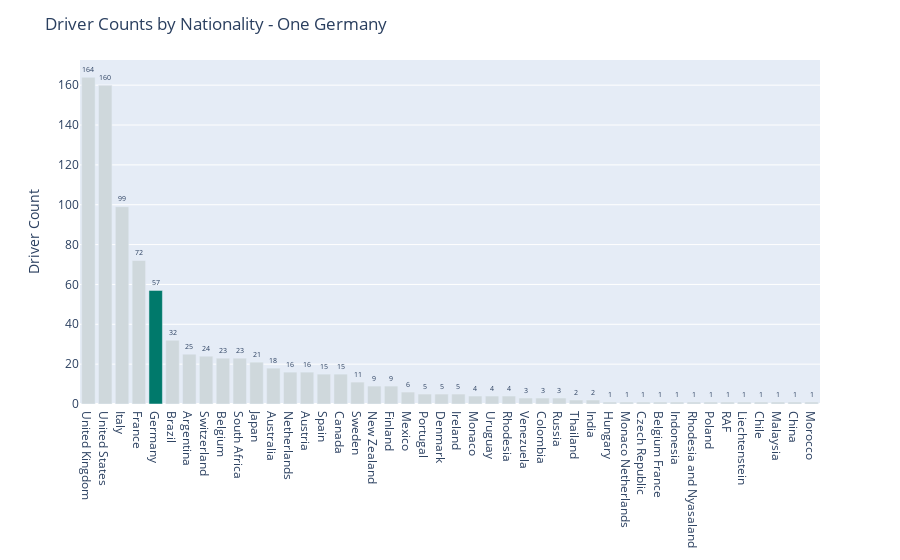

Notebook cell for this chart:
### Code cell
country_highlighter = (
    [highlight if i in ['Germany','West Germany','East Germany','East Germany, West Germany'] 
     else lowlight for i in drv_nat_one_germany['Nationality_Corr']]
)

fig = px.bar(x=drv_nat_one_germany['Nationality_Corr'], y=drv_nat_one_germany['Driver_Cnt'], 
             text_auto=True, color_discrete_sequence=country_highlighter, color=drv_nat_one_germany['Nationality_Corr'])
fig.update_traces(textposition='outside', textfont_size=10)
fig.update_layout(title='Driver Counts by Nationality - One Germany',
                  yaxis_title='Driver Count',
                  xaxis_title=None,
                  showlegend=False,
                  uniformtext_minsize=3,
                  uniformtext_mode='hide')

fig.show()

### Figure 1 — Plotly figure (JSON) as saved in the notebook; plotly's stock layout.template omitted (floating-point values rounded to 4 significant figures)
{"data": [{"alignmentgroup": "True", "hovertemplate": "color=United Kingdom<br>x=%{x}<br>y=%{y}<extra></extra>", "legendgroup": "United Kingdom", "marker": {"color": "#CFD8DC", "pattern": {"shape": ""}}, "name": "United Kingdom", "offsetgroup": "United Kingdom", "orientation": "v", "showlegend": true, "textfont": {"size": 10}, "textposition": "outside", "texttemplate": "%{y}", "type": "bar", "x": ["United Kingdom"], "xaxis": "x", "y": [164], "yaxis": "y"}, {"alignmentgroup": "True", "hovertemplate": "color=United States<br>x=%{x}<br>y=%{y}<extra></extra>", "legendgroup": "United States", "marker": {"color": "#CFD8DC", "pattern": {"shape": ""}}, "name": "United States", "offsetgroup": "United States", "orientation": "v", "showlegend": true, "textfont": {"size": 10}, "textposition": "outside", "texttemplate": "%{y}", "type": "bar", "x": ["United States"], "xaxis": "x", "y": [160], "yaxis": "y"}, {"alignmentgroup": "True", "hovertemplate": "color=Italy<br>x=%{x}<br>y=%{y}<extra></extra>", "legendgroup": "Italy", "marker": {"color": "#CFD8DC", "pattern": {"shape": ""}}, "name": "Italy", "offsetgroup": "Italy", "orientation": "v", "showlegend": true, "textfont": {"size": 10}, "textposition": "outside", "texttemplate": "%{y}", "type": "bar", "x": ["Italy"], "xaxis": "x", "y": [99], "yaxis": "y"}, {"alignmentgroup": "True", "hovertemplate": "color=France<br>x=%{x}<br>y=%{y}<extra></extra>", "legendgroup": "France", "marker": {"color": "#CFD8DC", "pattern": {"shape": ""}}, "name": "France", "offsetgroup": "France", "orientation": "v", "showlegend": true, "textfont": {"size": 10}, "textposition": "outside", "texttemplate": "%{y}", "type": "bar", "x": ["France"], "xaxis": "x", "y": [72], "yaxis": "y"}, {"alignmentgroup": "True", "hovertemplate": "color=Germany<br>x=%{x}<br>y=%{y}<extra></extra>", "legendgroup": "Germany", "marker": {"color": "#00796B", "pattern": {"shape": ""}}, "name": "Germany", "offsetgroup": "Germany", "orientation": "v", "showlegend": true, "textfont": {"size": 10}, "textposition": "outside", "texttemplate": "%{y}", "type": "bar", "x": ["Germany"], "xaxis": "x", "y": [57], "yaxis": "y"}, {"alignmentgroup": "True", "hovertemplate": "color=Brazil<br>x=%{x}<br>y=%{y}<extra></extra>", "legendgroup": "Brazil", "marker": {"color": "#CFD8DC", "pattern": {"shape": ""}}, "name": "Brazil", "offsetgroup": "Brazil", "orientation": "v", "showlegend": true, "textfont": {"size": 10}, "textposition": "outside", "texttemplate": "%{y}", "type": "bar", "x": ["Brazil"], "xaxis": "x", "y": [32], "yaxis": "y"}, {"alignmentgroup": "True", "hovertemplate": "color=Argentina<br>x=%{x}<br>y=%{y}<extra></extra>", "legendgroup": "Argentina", "marker": {"color": "#CFD8DC", "pattern": {"shape": ""}}, "name": "Argentina", "offsetgroup": "Argentina", "orientation": "v", "showlegend": true, "textfont": {"size": 10}, "textposition": "outside", "texttemplate": "%{y}", "type": "bar", "x": ["Argentina"], "xaxis": "x", "y": [25], "yaxis": "y"}, {"alignmentgroup": "True", "hovertemplate": "color=Switzerland<br>x=%{x}<br>y=%{y}<extra></extra>", "legendgroup": "Switzerland", "marker": {"color": "#CFD8DC", "pattern": {"shape": ""}}, "name": "Switzerland", "offsetgroup": "Switzerland", "orientation": "v", "showlegend": true, "textfont": {"size": 10}, "textposition": "outside", "texttemplate": "%{y}", "type": "bar", "x": ["Switzerland"], "xaxis": "x", "y": [24], "yaxis": "y"}, {"alignmentgroup": "True", "hovertemplate": "color=Belgium<br>x=%{x}<br>y=%{y}<extra></extra>", "legendgroup": "Belgium", "marker": {"color": "#CFD8DC", "pattern": {"shape": ""}}, "name": "Belgium", "offsetgroup": "Belgium", "orientation": "v", "showlegend": true, "textfont": {"size": 10}, "textposition": "outside", "texttemplate": "%{y}", "type": "bar", "x": ["Belgium"], "xaxis": "x", "y": [23], "yaxis": "y"}, {"alignmentgroup": "True", "hovertemplate": "color=South Africa<br>x=%{x}<br>y=%{y}<extra></extra>", "legendgroup": "South Africa", "marker": {"color": "#CFD8DC", "pattern": {"shape": ""}}, "name": "South Africa", "offsetgroup": "South Africa", "orientation": "v", "showlegend": true, "textfont": {"size": 10}, "textposition": "outside", "texttemplate": "%{y}", "type": "bar", "x": ["South Africa"], "xaxis": "x", "y": [23], "yaxis": "y"}, {"alignmentgroup": "True", "hovertemplate": "color=Japan<br>x=%{x}<br>y=%{y}<extra></extra>", "legendgroup": "Japan", "marker": {"color": "#CFD8DC", "pattern": {"shape": ""}}, "name": "Japan", "offsetgroup": "Japan", "orientation": "v", "showlegend": true, "textfont": {"size": 10}, "textposition": "outside", "texttemplate": "%{y}", "type": "bar", "x": ["Japan"], "xaxis": "x", "y": [21], "yaxis": "y"}, {"alignmentgroup": "True", "hovertemplate": "color=Australia<br>x=%{x}<br>y=%{y}<extra></extra>", "legendgroup": "Australia", "marker": {"color": "#CFD8DC", "pattern": {"shape": ""}}, "name": "Australia", "offsetgroup": "Australia", "orientation": "v", "showlegend": true, "textfont": {"size": 10}, "textposition": "outside", "texttemplate": "%{y}", "type": "bar", "x": ["Australia"], "xaxis": "x", "y": [18], "yaxis": "y"}, {"alignmentgroup": "True", "hovertemplate": "color=Netherlands<br>x=%{x}<br>y=%{y}<extra></extra>", "legendgroup": "Netherlands", "marker": {"color": "#CFD8DC", "pattern": {"shape": ""}}, "name": "Netherlands", "offsetgroup": "Netherlands", "orientation": "v", "showlegend": true, "textfont": {"size": 10}, "textposition": "outside", "texttemplate": "%{y}", "type": "bar", "x": ["Netherlands"], "xaxis": "x", "y": [16], "yaxis": "y"}, {"alignmentgroup": "True", "hovertemplate": "color=Austria<br>x=%{x}<br>y=%{y}<extra></extra>", "legendgroup": "Austria", "marker": {"color": "#CFD8DC", "pattern": {"shape": ""}}, "name": "Austria", "offsetgroup": "Austria", "orientation": "v", "showlegend": true, "textfont": {"size": 10}, "textposition": "outside", "texttemplate": "%{y}", "type": "bar", "x": ["Austria"], "xaxis": "x", "y": [16], "yaxis": "y"}, {"alignmentgroup": "True", "hovertemplate": "color=Spain<br>x=%{x}<br>y=%{y}<extra></extra>", "legendgroup": "Spain", "marker": {"color": "#CFD8DC", "pattern": {"shape": ""}}, "name": "Spain", "offsetgroup": "Spain", "orientation": "v", "showlegend": true, "textfont": {"size": 10}, "textposition": "outside", "texttemplate": "%{y}", "type": "bar", "x": ["Spain"], "xaxis": "x", "y": [15], "yaxis": "y"}, {"alignmentgroup": "True", "hovertemplate": "color=Canada<br>x=%{x}<br>y=%{y}<extra></extra>", "legendgroup": "Canada", "marker": {"color": "#CFD8DC", "pattern": {"shape": ""}}, "name": "Canada", "offsetgroup": "Canada", "orientation": "v", "showlegend": true, "textfont": {"size": 10}, "textposition": "outside", "texttemplate": "%{y}", "type": "bar", "x": ["Canada"], "xaxis": "x", "y": [15], "yaxis": "y"}, {"alignmentgroup": "True", "hovertemplate": "color=Sweden<br>x=%{x}<br>y=%{y}<extra></extra>", "legendgroup": "Sweden", "marker": {"color": "#CFD8DC", "pattern": {"shape": ""}}, "name": "Sweden", "offsetgroup": "Sweden", "orientation": "v", "showlegend": true, "textfont": {"size": 10}, "textposition": "outside", "texttemplate": "%{y}", "type": "bar", "x": ["Sweden"], "xaxis": "x", "y": [11], "yaxis": "y"}, {"alignmentgroup": "True", "hovertemplate": "color=New Zealand<br>x=%{x}<br>y=%{y}<extra></extra>", "legendgroup": "New Zealand", "marker": {"color": "#CFD8DC", "pattern": {"shape": ""}}, "name": "New Zealand", "offsetgroup": "New Zealand", "orientation": "v", "showlegend": true, "textfont": {"size": 10}, "textposition": "outside", "texttemplate": "%{y}", "type": "bar", "x": ["New Zealand"], "xaxis": "x", "y": [9], "yaxis": "y"}, {"alignmentgroup": "True", "hovertemplate": "color=Finland<br>x=%{x}<br>y=%{y}<extra></extra>", "legendgroup": "Finland", "marker": {"color": "#CFD8DC", "pattern": {"shape": ""}}, "name": "Finland", "offsetgroup": "Finland", "orientation": "v", "showlegend": true, "textfont": {"size": 10}, "textposition": "outside", "texttemplate": "%{y}", "type": "bar", "x": ["Finland"], "xaxis": "x", "y": [9], "yaxis": "y"}, {"alignmentgroup": "True", "hovertemplate": "color=Mexico<br>x=%{x}<br>y=%{y}<extra></extra>", "legendgroup": "Mexico", "marker": {"color": "#CFD8DC", "pattern": {"shape": ""}}, "name": "Mexico", "offsetgroup": "Mexico", "orientation": "v", "showlegend": true, "textfont": {"size": 10}, "textposition": "outside", "texttemplate": "%{y}", "type": "bar", "x": ["Mexico"], "xaxis": "x", "y": [6], "yaxis": "y"}, {"alignmentgroup": "True", "hovertemplate": "color=Portugal<br>x=%{x}<br>y=%{y}<extra></extra>", "legendgroup": "Portugal", "marker": {"color": "#CFD8DC", "pattern": {"shape": ""}}, "name": "Portugal", "offsetgroup": "Portugal", "orientation": "v", "showlegend": true, "textfont": {"size": 10}, "textposition": "outside", "texttemplate": "%{y}", "type": "bar", "x": ["Portugal"], "xaxis": "x", "y": [5], "yaxis": "y"}, {"alignmentgroup": "True", "hovertemplate": "color=Denmark<br>x=%{x}<br>y=%{y}<extra></extra>", "legendgroup": "Denmark", "marker": {"color": "#CFD8DC", "pattern": {"shape": ""}}, "name": "Denmark", "offsetgroup": "Denmark", "orientation": "v", "showlegend": true, "textfont": {"size": 10}, "textposition": "outside", "texttemplate": "%{y}", "type": "bar", "x": ["Denmark"], "xaxis": "x", "y": [5], "yaxis": "y"}, {"alignmentgroup": "True", "hovertemplate": "color=Ireland<br>x=%{x}<br>y=%{y}<extra></extra>", "legendgroup": "Ireland", "marker": {"color": "#CFD8DC", "pattern": {"shape": ""}}, "name": "Ireland", "offsetgroup": "Ireland", "orientation": "v", "showlegend": true, "textfont": {"size": 10}, "textposition": "outside", "texttemplate": "%{y}", "type": "bar", "x": ["Ireland"], "xaxis": "x", "y": [5], "yaxis": "y"}, {"alignmentgroup": "True", "hovertemplate": "color=Monaco<br>x=%{x}<br>y=%{y}<extra></extra>", "legendgroup": "Monaco", "marker": {"color": "#CFD8DC", "pattern": {"shape": ""}}, "name": "Monaco", "offsetgroup": "Monaco", "orientation": "v", "showlegend": true, "textfont": {"size": 10}, "textposition": "outside", "texttemplate": "%{y}", "type": "bar", "x": ["Monaco"], "xaxis": "x", "y": [4], "yaxis": "y"}, {"alignmentgroup": "True", "hovertemplate": "color=Uruguay<br>x=%{x}<br>y=%{y}<extra></extra>", "legendgroup": "Uruguay", "marker": {"color": "#CFD8DC", "pattern": {"shape": ""}}, "name": "Uruguay", "offsetgroup": "Uruguay", "orientation": "v", "showlegend": true, "textfont": {"size": 10}, "textposition": "outside", "texttemplate": "%{y}", "type": "bar", "x": ["Uruguay"], "xaxis": "x", "y": [4], "yaxis": "y"}, {"alignmentgroup": "True", "hovertemplate": "color=Rhodesia<br>x=%{x}<br>y=%{y}<extra></extra>", "legendgroup": "Rhodesia", "marker": {"color": "#CFD8DC", "pattern": {"shape": ""}}, "name": "Rhodesia", "offsetgroup": "Rhodesia", "orientation": "v", "showlegend": true, "textfont": {"size": 10}, "textposition": "outside", "texttemplate": "%{y}", "type": "bar", "x": ["Rhodesia"], "xaxis": "x", "y": [4], "yaxis": "y"}, {"alignmentgroup": "True", "hovertemplate": "color=Venezuela<br>x=%{x}<br>y=%{y}<extra></extra>", "legendgroup": "Venezuela", "marker": {"color": "#CFD8DC", "pattern": {"shape": ""}}, "name": "Venezuela", "offsetgroup": "Venezuela", "orientation": "v", "showlegend": true, "textfont": {"size": 10}, "textposition": "outside", "texttemplate": "%{y}", "type": "bar", "x": ["Venezuela"], "xaxis": "x", "y": [3], "yaxis": "y"}, {"alignmentgroup": "True", "hovertemplate": "color=Colombia<br>x=%{x}<br>y=%{y}<extra></extra>", "legendgroup": "Colombia", "marker": {"color": "#CFD8DC", "pattern": {"shape": ""}}, "name": "Colombia", "offsetgroup": "Colombia", "orientation": "v", "showlegend": true, "textfont": {"size": 10}, "textposition": "outside", "texttemplate": "%{y}", "type": "bar", "x": ["Colombia"], "xaxis": "x", "y": [3], "yaxis": "y"}, {"alignmentgroup": "True", "hovertemplate": "color=Russia<br>x=%{x}<br>y=%{y}<extra></extra>", "legendgroup": "Russia", "marker": {"color": "#CFD8DC", "pattern": {"shape": ""}}, "name": "Russia", "offsetgroup": "Russia", "orientation": "v", "showlegend": true, "textfont": {"size": 10}, "textposition": "outside", "texttemplate": "%{y}", "type": "bar", "x": ["Russia"], "xaxis": "x", "y": [3], "yaxis": "y"}, {"alignmentgroup": "True", "hovertemplate": "color=Thailand<br>x=%{x}<br>y=%{y}<extra></extra>", "legendgroup": "Thailand", "marker": {"color": "#CFD8DC", "pattern": {"shape": ""}}, "name": "Thailand", "offsetgroup": "Thailand", "orientation": "v", "showlegend": true, "textfont": {"size": 10}, "textposition": "outside", "texttemplate": "%{y}", "type": "bar", "x": ["Thailand"], "xaxis": "x", "y": [2], "yaxis": "y"}, {"alignmentgroup": "True", "hovertemplate": "color=India<br>x=%{x}<br>y=%{y}<extra></extra>", "legendgroup": "India", "marker": {"color": "#CFD8DC", "pattern": {"shape": ""}}, "name": "India", "offsetgroup": "India", "orientation": "v", "showlegend": true, "textfont": {"size": 10}, "textposition": "outside", "texttemplate": "%{y}", "type": "bar", "x": ["India"], "xaxis": "x", "y": [2], "yaxis": "y"}, {"alignmentgroup": "True", "hovertemplate": "color=Hungary<br>x=%{x}<br>y=%{y}<extra></extra>", "legendgroup": "Hungary", "marker": {"color": "#CFD8DC", "pattern": {"shape": ""}}, "name": "Hungary", "offsetgroup": "Hungary", "orientation": "v", "showlegend": true, "textfont": {"size": 10}, "textposition": "outside", "texttemplate": "%{y}", "type": "bar", "x": ["Hungary"], "xaxis": "x", "y": [1], "yaxis": "y"}, {"alignmentgroup": "True", "hovertemplate": "color=Monaco Netherlands<br>x=%{x}<br>y=%{y}<extra></extra>", "legendgroup": "Monaco Netherlands", "marker": {"color": "#CFD8DC", "pattern": {"shape": ""}}, "name": "Monaco Netherlands", "offsetgroup": "Monaco Netherlands", "orientation": "v", "showlegend": true, "textfont": {"size": 10}, "textposition": "outside", "texttemplate": "%{y}", "type": "bar", "x": ["Monaco Netherlands"], "xaxis": "x", "y": [1], "yaxis": "y"}, {"alignmentgroup": "True", "hovertemplate": "color=Czech Republic<br>x=%{x}<br>y=%{y}<extra></extra>", "legendgroup": "Czech Republic", "marker": {"color": "#CFD8DC", "pattern": {"shape": ""}}, "name": "Czech Republic", "offsetgroup": "Czech Republic", "orientation": "v", "showlegend": true, "textfont": {"size": 10}, "textposition": "outside", "texttemplate": "%{y}", "type": "bar", "x": ["Czech Republic"], "xaxis": "x", "y": [1], "yaxis": "y"}, {"alignmentgroup": "True", "hovertemplate": "color=Belgium France<br>x=%{x}<br>y=%{y}<extra></extra>", "legendgroup": "Belgium France", "marker": {"color": "#CFD8DC", "pattern": {"shape": ""}}, "name": "Belgium France", "offsetgroup": "Belgium France", "orientation": "v", "showlegend": true, "textfont": {"size": 10}, "textposition": "outside", "texttemplate": "%{y}", "type": "bar", "x": ["Belgium France"], "xaxis": "x", "y": [1], "yaxis": "y"}, {"alignmentgroup": "True", "hovertemplate": "color=Indonesia<br>x=%{x}<br>y=%{y}<extra></extra>", "legendgroup": "Indonesia", "marker": {"color": "#CFD8DC", "pattern": {"shape": ""}}, "name": "Indonesia", "offsetgroup": "Indonesia", "orientation": "v", "showlegend": true, "textfont": {"size": 10}, "textposition": "outside", "texttemplate": "%{y}", "type": "bar", "x": ["Indonesia"], "xaxis": "x", "y": [1], "yaxis": "y"}, {"alignmentgroup": "True", "hovertemplate": "color=Rhodesia and Nyasaland<br>x=%{x}<br>y=%{y}<extra></extra>", "legendgroup": "Rhodesia and Nyasaland", "marker": {"color": "#CFD8DC", "pattern": {"shape": ""}}, "name": "Rhodesia and Nyasaland", "offsetgroup": "Rhodesia and Nyasaland", "orientation": "v", "showlegend": true, "textfont": {"size": 10}, "textposition": "outside", "texttemplate": "%{y}", "type": "bar", "x": ["Rhodesia and Nyasaland"], "xaxis": "x", "y": [1], "yaxis": "y"}, {"alignmentgroup": "True", "hovertemplate": "color=Poland<br>x=%{x}<br>y=%{y}<extra></extra>", "legendgroup": "Poland", "marker": {"color": "#CFD8DC", "pattern": {"shape": ""}}, "name": "Poland", "offsetgroup": "Poland", "orientation": "v", "showlegend": true, "textfont": {"size": 10}, "textposition": "outside", "texttemplate": "%{y}", "type": "bar", "x": ["Poland"], "xaxis": "x", "y": [1], "yaxis": "y"}, {"alignmentgroup": "True", "hovertemplate": "color=RAF<br>x=%{x}<br>y=%{y}<extra></extra>", "legendgroup": "RAF", "marker": {"color": "#CFD8DC", "pattern": {"shape": ""}}, "name": "RAF", "offsetgroup": "RAF", "orientation": "v", "showlegend": true, "textfont": {"size": 10}, "textposition": "outside", "texttemplate": "%{y}", "type": "bar", "x": ["RAF"], "xaxis": "x", "y": [1], "yaxis": "y"}, {"alignmentgroup": "True", "hovertemplate": "color=Liechtenstein<br>x=%{x}<br>y=%{y}<extra></extra>", "legendgroup": "Liechtenstein", "marker": {"color": "#CFD8DC", "pattern": {"shape": ""}}, "name": "Liechtenstein", "offsetgroup": "Liechtenstein", "orientation": "v", "showlegend": true, "textfont": {"size": 10}, "textposition": "outside", "texttemplate": "%{y}", "type": "bar", "x": ["Liechtenstein"], "xaxis": "x", "y": [1], "yaxis": "y"}, {"alignmentgroup": "True", "hovertemplate": "color=Chile<br>x=%{x}<br>y=%{y}<extra></extra>", "legendgroup": "Chile", "marker": {"color": "#CFD8DC", "pattern": {"shape": ""}}, "name": "Chile", "offsetgroup": "Chile", "orientation": "v", "showlegend": true, "textfont": {"size": 10}, "textposition": "outside", "texttemplate": "%{y}", "type": "bar", "x": ["Chile"], "xaxis": "x", "y": [1], "yaxis": "y"}, {"alignmentgroup": "True", "hovertemplate": "color=Malaysia<br>x=%{x}<br>y=%{y}<extra></extra>", "legendgroup": "Malaysia", "marker": {"color": "#CFD8DC", "pattern": {"shape": ""}}, "name": "Malaysia", "offsetgroup": "Malaysia", "orientation": "v", "showlegend": true, "textfont": {"size": 10}, "textposition": "outside", "texttemplate": "%{y}", "type": "bar", "x": ["Malaysia"], "xaxis": "x", "y": [1], "yaxis": "y"}, {"alignmentgroup": "True", "hovertemplate": "color=China<br>x=%{x}<br>y=%{y}<extra></extra>", "legendgroup": "China", "marker": {"color": "#CFD8DC", "pattern": {"shape": ""}}, "name": "China", "offsetgroup": "China", "orientation": "v", "showlegend": true, "textfont": {"size": 10}, "textposition": "outside", "texttemplate": "%{y}", "type": "bar", "x": ["China"], "xaxis": "x", "y": [1], "yaxis": "y"}, {"alignmentgroup": "True", "hovertemplate": "color=Morocco<br>x=%{x}<br>y=%{y}<extra></extra>", "legendgroup": "Morocco", "marker": {"color": "#CFD8DC", "pattern": {"shape": ""}}, "name": "Morocco", "offsetgroup": "Morocco", "orientation": "v", "showlegend": true, "textfont": {"size": 10}, "textposition": "outside", "texttemplate": "%{y}", "type": "bar", "x": ["Morocco"], "xaxis": "x", "y": [1], "yaxis": "y"}], "layout": {"barmode": "relative", "legend": {"title": {"text": "color"}, "tracegroupgap": 0}, "margin": {"t": 60}, "showlegend": false, "title": {"text": "Driver Counts by Nationality - One Germany"}, "uniformtext": {"minsize": 3, "mode": "hide"}, "xaxis": {"anchor": "y", "domain": [0, 1], "title": {}}, "yaxis": {"anchor": "x", "domain": [0, 1], "title": {"text": "Driver Count"}}}}
